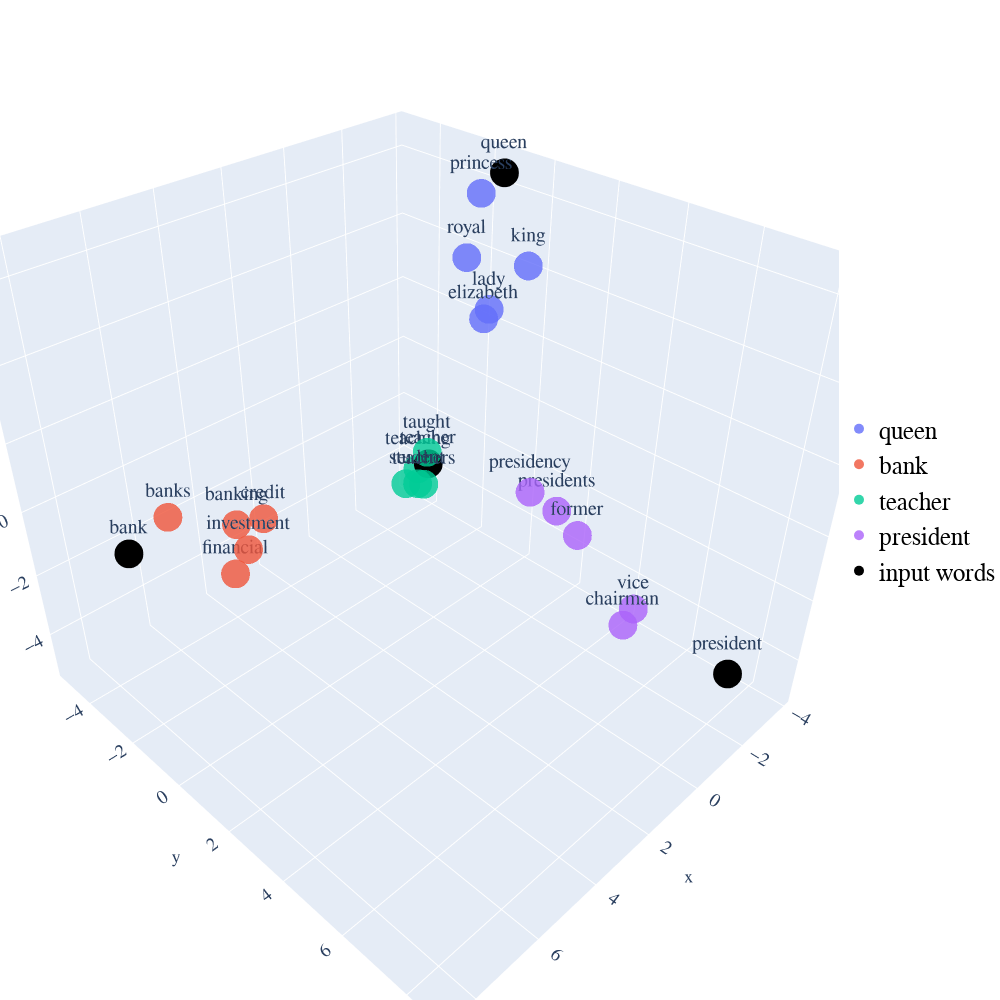
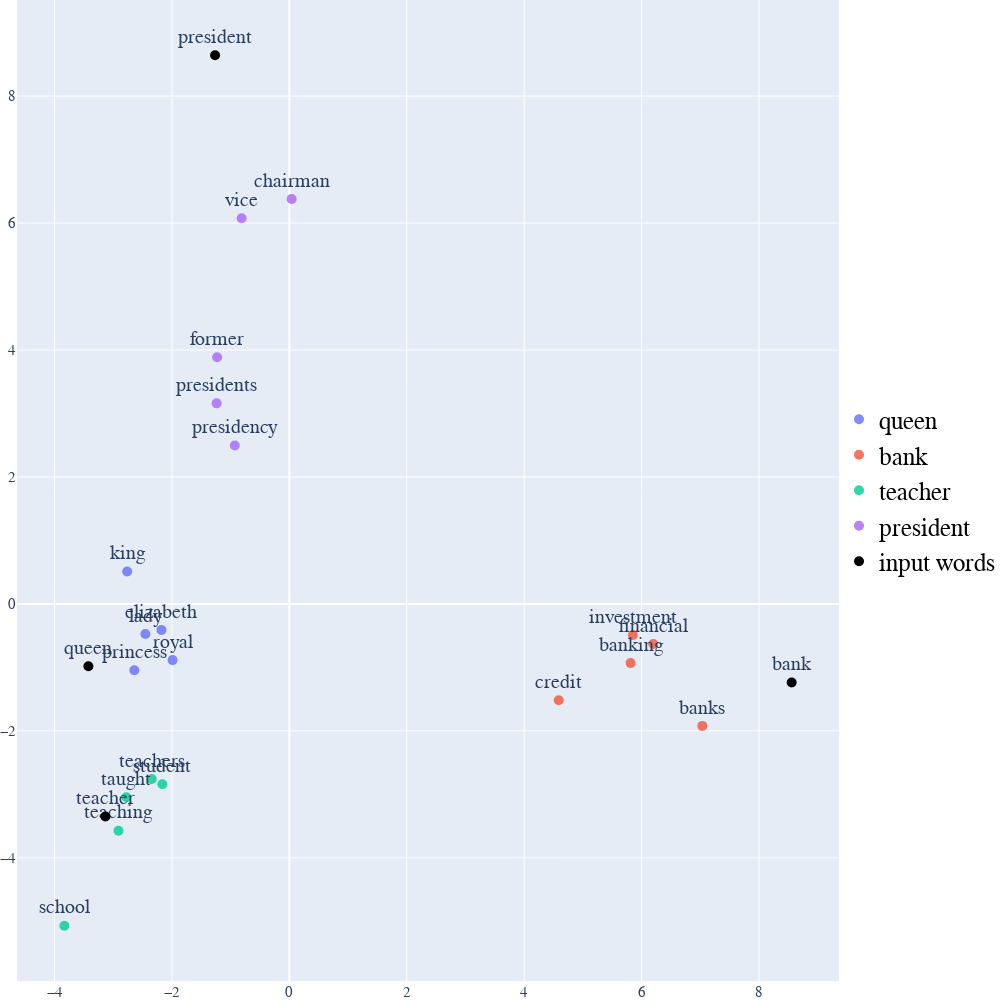

The notebook cell these images were saved under, in order:
### Markdown cell above
### Kernel PCA
- It uses the kernel trick which make it possible to perform complex nonlinear projections for the dimensionality reduction.
- This sometimes allow it to perserve clusters of instances after projection which results in a better visualization than normal PCA
- In the 3D plot the word **prisdent** is very close to the **queen** and other related words.
- And also **teacher** and other related words are in a corner which the other words are somehow closer to each other.

### Code cell
pca_2_k = KernelPCA(random_state=42, kernel='poly', gamma=0.1, n_components=2)
pca_3_k = KernelPCA(random_state=42, kernel='poly', gamma=0.1, n_components=3)

display_pca_3d(glove_model, user_input, similar_word, labels, color_map, pca=pca_3_k)
display_pca_2d(glove_model, user_input, similar_word, labels, color_map, pca=pca_2_k)

### Figure 1 — Plotly figure (JSON) as saved in the notebook; plotly's stock layout.template omitted (floating-point values rounded to 4 significant figures)
{"data": [{"marker": {"color": 2, "opacity": 0.8, "size": 10}, "mode": "markers+text", "name": "queen", "text": ["princess", "king", "elizabeth", "royal", "lady"], "textfont": {"size": 20}, "textposition": "top center", "type": "scatter3d", "x": [-2.64, -2.763, -2.178, -1.989, -2.452], "y": [-1.044, 0.5103, -0.4108, -0.885, -0.4729], "z": [6.238, 4.733, 3.144, 4.764, 3.297]}, {"marker": {"color": 2, "opacity": 0.8, "size": 10}, "mode": "markers+text", "name": "bank", "text": ["banks", "banking", "credit", "investment", "financial"], "textfont": {"size": 20}, "textposition": "top center", "type": "scatter3d", "x": [7.034, 5.813, 4.588, 5.852, 6.199], "y": [-1.921, -0.932, -1.517, -0.4882, -0.6315], "z": [0.7184, 0.3836, -0.3757, -0.09953, -0.7269]}, {"marker": {"color": 2, "opacity": 0.8, "size": 10}, "mode": "markers+text", "name": "teacher", "text": ["student", "school", "teaching", "taught", "teachers"], "textfont": {"size": 20}, "textposition": "top center", "type": "scatter3d", "x": [-2.163, -3.832, -2.91, -2.777, -2.343], "y": [-2.84, -5.069, -3.572, -3.044, -2.756], "z": [-3.231, -5.127, -3.387, -2.478, -3.302]}, {"marker": {"color": 2, "opacity": 0.8, "size": 10}, "mode": "markers+text", "name": "president", "text": ["vice", "presidency", "former", "presidents", "chairman"], "textfont": {"size": 20}, "textposition": "top center", "type": "scatter3d", "x": [-0.8125, -0.9291, -1.23, -1.239, 0.03957], "y": [6.076, 2.497, 3.885, 3.16, 6.38], "z": [-2.008, -0.3102, -1.121, -0.7255, -1.822]}, {"marker": {"color": "black", "opacity": 1, "size": 10}, "mode": "markers+text", "name": "input words", "text": ["queen", "bank", "teacher", "president"], "textfont": {"size": 20}, "textposition": "top center", "type": "scatter3d", "x": [-3.423, 8.556, -3.134, -1.265], "y": [-0.9804, -1.238, -3.349, 8.643], "z": [6.582, 0.8423, -3.204, -2.785]}], "layout": {"autosize": false, "font": {"family": " Courier New ", "size": 15}, "height": 1000, "legend": {"font": {"color": "black", "family": "Courier New", "size": 25}, "x": 1, "y": 0.5}, "margin": {"b": 0, "l": 0, "r": 0, "t": 0}, "showlegend": true, "width": 1000}}

### Figure 2 — Plotly figure (JSON) as saved in the notebook; plotly's stock layout.template omitted (floating-point values rounded to 4 significant figures)
{"data": [{"marker": {"color": 2, "opacity": 0.8, "size": 10}, "mode": "markers+text", "name": "queen", "text": ["princess", "king", "elizabeth", "royal", "lady"], "textfont": {"size": 20}, "textposition": "top center", "type": "scatter", "x": [-2.64, -2.763, -2.178, -1.989, -2.452], "y": [-1.044, 0.5103, -0.4108, -0.885, -0.4729]}, {"marker": {"color": 2, "opacity": 0.8, "size": 10}, "mode": "markers+text", "name": "bank", "text": ["banks", "banking", "credit", "investment", "financial"], "textfont": {"size": 20}, "textposition": "top center", "type": "scatter", "x": [7.034, 5.813, 4.588, 5.852, 6.199], "y": [-1.921, -0.932, -1.517, -0.4882, -0.6315]}, {"marker": {"color": 2, "opacity": 0.8, "size": 10}, "mode": "markers+text", "name": "teacher", "text": ["student", "school", "teaching", "taught", "teachers"], "textfont": {"size": 20}, "textposition": "top center", "type": "scatter", "x": [-2.163, -3.832, -2.91, -2.777, -2.343], "y": [-2.84, -5.069, -3.572, -3.044, -2.756]}, {"marker": {"color": 2, "opacity": 0.8, "size": 10}, "mode": "markers+text", "name": "president", "text": ["vice", "presidency", "former", "presidents", "chairman"], "textfont": {"size": 20}, "textposition": "top center", "type": "scatter", "x": [-0.8125, -0.9291, -1.23, -1.239, 0.03957], "y": [6.076, 2.497, 3.885, 3.16, 6.38]}, {"marker": {"color": "black", "opacity": 1, "size": 10}, "mode": "markers+text", "name": "input words", "text": ["queen", "bank", "teacher", "president"], "textfont": {"size": 20}, "textposition": "top center", "type": "scatter", "x": [-3.423, 8.556, -3.134, -1.265], "y": [-0.9804, -1.238, -3.349, 8.643]}], "layout": {"autosize": false, "font": {"family": " Courier New ", "size": 15}, "height": 1000, "legend": {"font": {"color": "black", "family": "Courier New", "size": 25}, "x": 1, "y": 0.5}, "margin": {"b": 0, "l": 0, "r": 0, "t": 0}, "showlegend": true, "width": 1000}}
